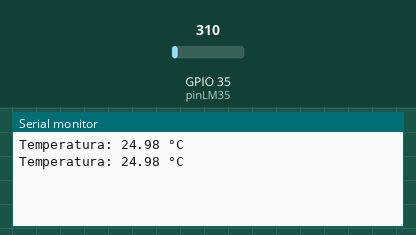
The sketch below on a simulated ESP32. On the bench: the last lines printed to the serial monitor. The test bench sets the inputs (shaded band); at power-on: GPIO 35 (pinLM35) = 310.

Above: at 2.8 s.
2.9 s: GPIO 35 (pinLM35) set to 372
At 5.2 s:
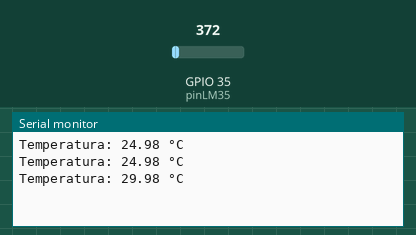
5.6 s: GPIO 35 (pinLM35) set to 434
At 6.8 s:
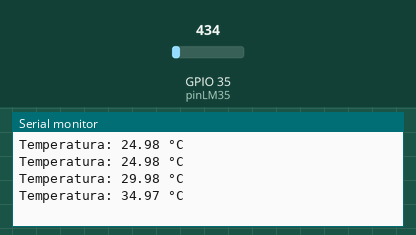
Timing chart, 0 to 8.6 s (numbered marks = the images above; inputs shaded):
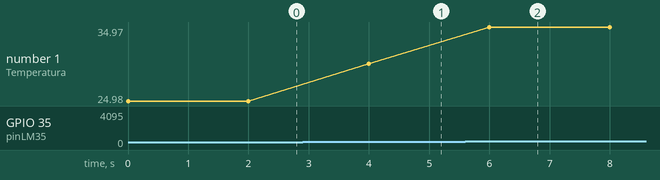

The sketch:

issue2.ino
```cpp
const int pinLM35 = 35;

void setup() {
  Serial.begin(115200);
}

void loop() {
  int adc = analogRead(pinLM35);

  // Convertir a voltatge
  float voltatge = adc * (3.3 / 4095.0);

  // Convertir a temperatura segons LM35
  float temperatura = voltatge * 100.0;

  Serial.print("Temperatura: ");
  Serial.print(temperatura);
  Serial.println(" °C");

  delay(2000);
}
```

Measured:
- after the input at 2.9 s, the serial monitor: prints a new line after 1.1 s (image 1)
- after the input at 5.6 s, the serial monitor: prints a new line after 0.40 s (image 2)
- plotted number 1: 24.98 → 29.98 after the input at 2.9 s, 29.98 → 34.97 after the input at 5.6 s
